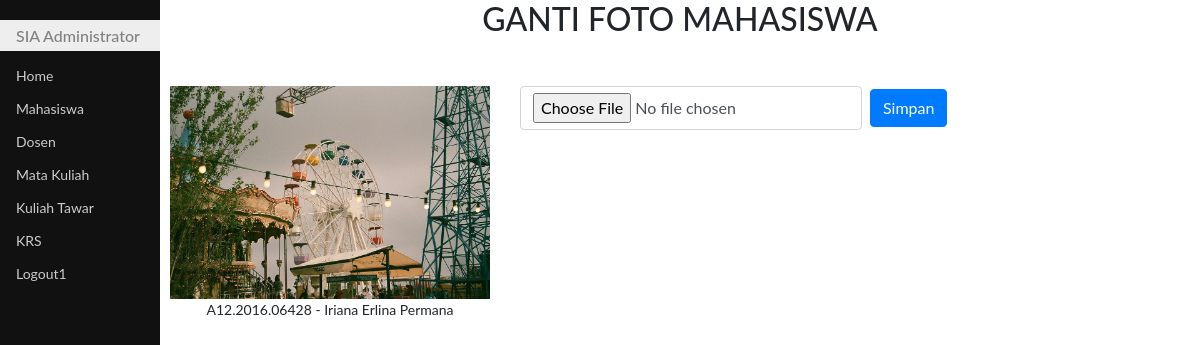
Page /gantiFotoMhs.php?id=28 on the committed database.
### tables this page shows
CREATE TABLE `mhs` (
  `id` int(11) NOT NULL,
  `nim` char(14) DEFAULT NULL,
  `nama` varchar(50) DEFAULT NULL,
  `email` varchar(50) DEFAULT NULL,
  `foto` varchar(25) DEFAULT NULL
);

### gantiFotoMhs.php (the view, shortened to what this page needs)
<!DOCTYPE html>
<html>
<head>
	<link rel="stylesheet" type="text/css" href="bootstrap4/css/bootstrap.css">
	<link rel="stylesheet" type="text/css" href="css/styleku.css">
</head>
<body>
	<?php
	require "fungsi.php";
	$id=$_GET['id'];
	$sql="select * from mhs where id='$id'";
	$hasil=mysqli_query($koneksi,$sql) or die (mysqli_error());
	$row=mysqli_fetch_assoc($hasil);
	?>
	<div class="utama">
		<h2 class="mb-5 text-center">GANTI FOTO MAHASISWA</h2>
		<div class="row">
			<div class="col-sm-4">
				<div class="text-center">
					<img class="img-fluid" src="<?php echo $row['foto']?>">
					<p><?php echo $row['nim']." - ".$row['nama']?></p>
				</div>
			</div>
			<div class="col-sm-8">
				<form class="form-inline" method="post" action="simpanGantifoto.php" enctype="multipart/form-data">
				<input class="form-control mr-2" type="file" name="foto" id="foto">
				<button class="btn btn-primary" type="submit">Simpan</button>
				</form>
			</div>
		</div>
	</div>
</body>
</html>

### css/styleku.css (style rules this page uses)
body { font-family: "Lato", sans-serif; }
.menusamping { height: 100%; width: 160px; position: fixed; z-index: 1; top: 0; left: 0; background-color: #111; overflow-x: hidden; padding-top: 20px; }
.menusamping a { padding: 6px 8px 6px 16px; text-decoration: none; font-size: 14px; color: #ccc; display: block; }
.menusamping h1 { padding: 6px 8px 6px 16px; text-decoration: none; font-size: 16px; color: #818181; background-color:#eee; display: block; }
.utama { margin-left: 160px; font-size: 14px; padding: 0px 10px; }

### rows in the picture
mhs: foto (picture), nim "A12.2016.06428", nama "Iriana Erlina Permana"
